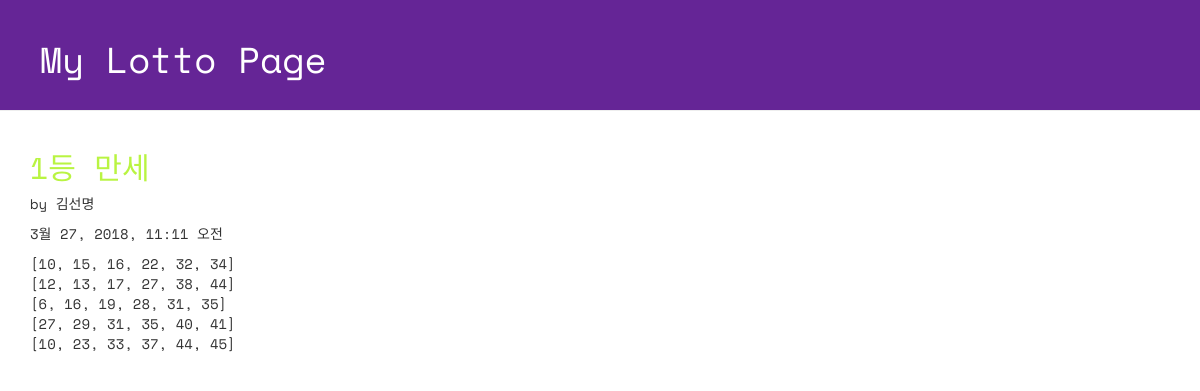
Screenshot of /lotto/1/detail/ with the database file from the repository.
### lotto/models.py (models this page shows, shortened)
class GuessNumber(models.Model):
    name = models.CharField(max_length =24)
    lottos = models.CharField(max_length = 255,default = '[1,2,3,4,5,6]')
    text = models.CharField(max_length = 255)
    num_lotto = models.IntegerField(default = 5)
    update_date = models.DateTimeField()

### lotto/views.py (the view)
# urls.py: url(r'^lotto/(?P<lottokey>[0-9]+)/detail/$', views.detail, name='detail'),
def detail(request, lottokey):
    lotto = GuessNumber.objects.get(pk = lottokey)
    return render(request, "lotto/detail.html" , {"lotto" : lotto})

### lotto/templates/lotto/detail.html (shortened to what this page needs)
<!DOCTYPE html>
{% load staticfiles %}
<html lang="ko">
<head>
  <link rel="stylesheet" href="//maxcdn.bootstrapcdn.com/bootstrap/3.2.0/css/bootstrap.min.css">
  <link rel="stylesheet" href="//maxcdn.bootstrapcdn.com/bootstrap/3.2.0/css/bootstrap-theme.min.css">
  <link rel="stylesheet" href="{% static 'css/lotto.css'%}">
</head>
<body>
  <div class="page-header">
  <h1>My Lotto Page</h1>
  </div>
  <div class="container lotto">
    <h2>{{lotto.text}}</h2>
    <p> by {{lotto.name}}</p>
    <p> {{lotto.update_date}}</p>
    <p> {{lotto.lottos|linebreaksbr}}</p>
  </div>
</body>
</html>

### lotto/static/css/lotto.css (style rules this page uses)
.page-header { background-color: #652596; margin-top: 0; padding: 20px 20px 20px 40px; font-family: 'Space Mono', monospace; }
.page-header h1 { color: #FFFFFF; }
.container { font-family: 'Space Mono', monospace; }
.container h2 { color: #b9f442; }

### rows the page displays
GuessNumber: text "1등 만세", name "김선명", update_date "3월 27, 2018, 11:11 오전", lottos "[10, 15, 16, 22, 32, 34] [12, 13, 17, 27, 38, 44] [6, 16, 19, 28, 31, 35] [27, 29, 31, 35, 40, 41] [10, 23, 33, 37, 44, 45]"
